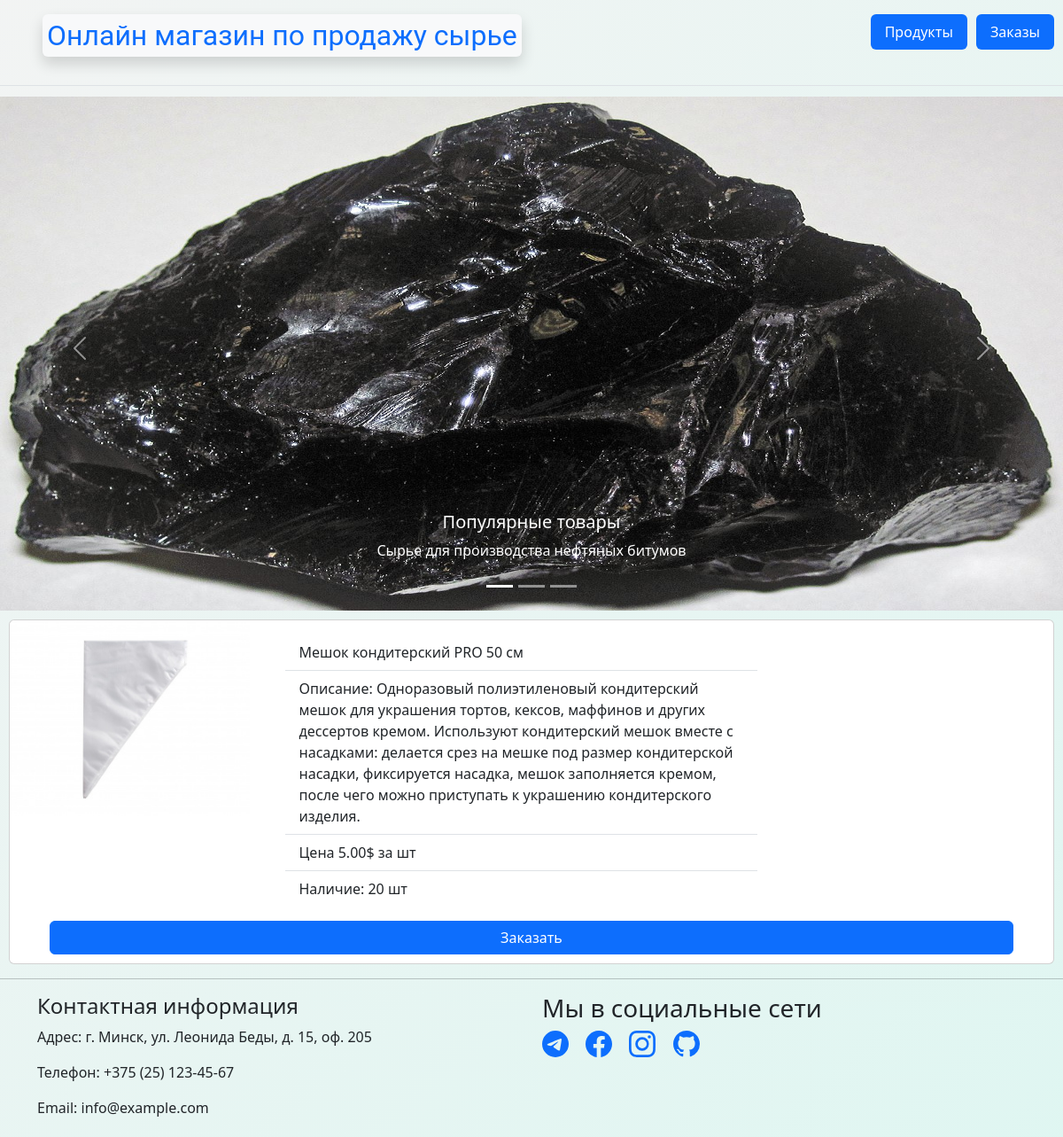
Page /products/2/ on the earlier database version.
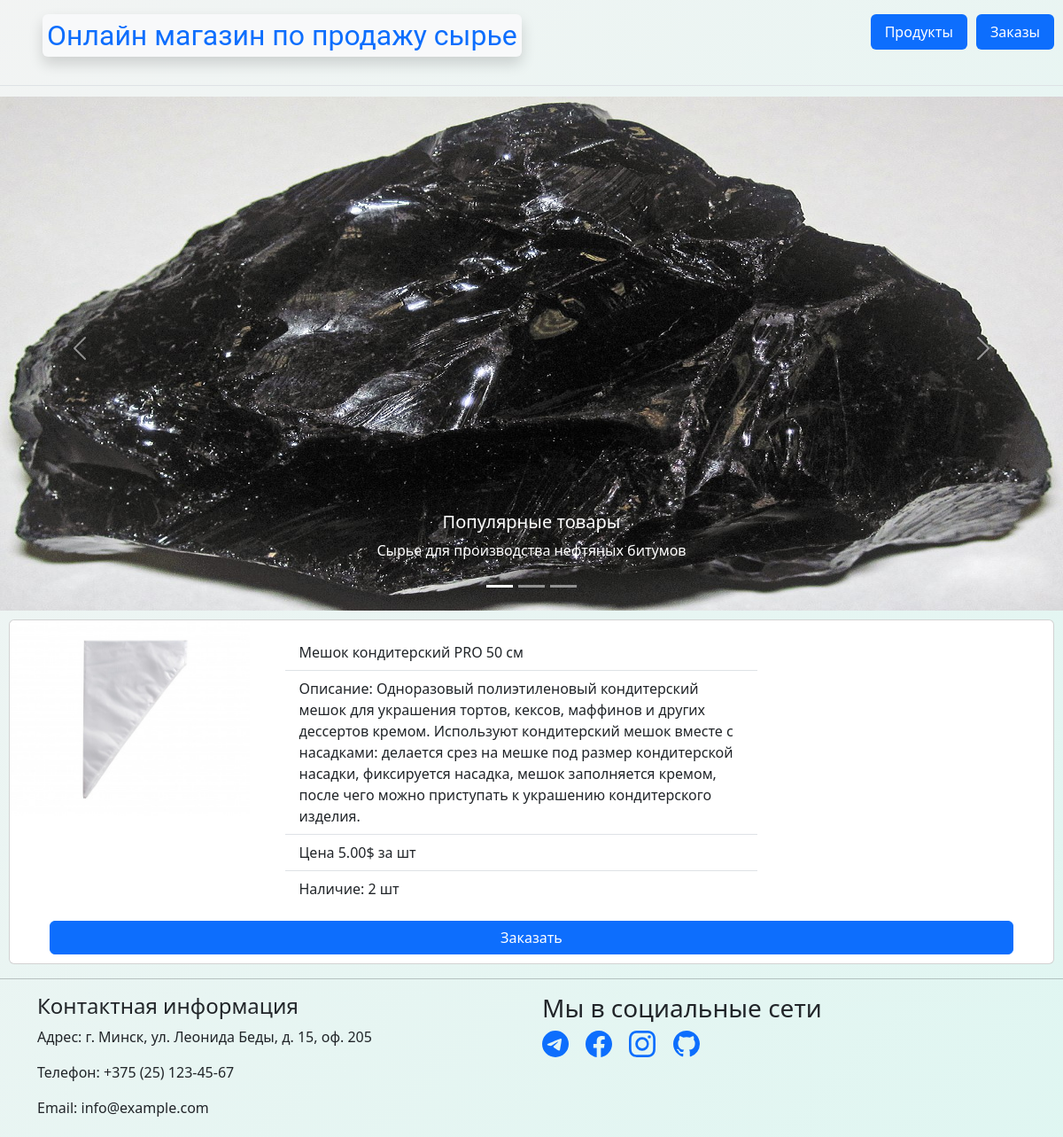
Same page on the later database version.
### app/models.py (models this page shows, shortened)
class Product(models.Model):
    name = models.CharField(max_length=255)
    description = models.TextField()
    price = models.DecimalField(max_digits=10, decimal_places=2)
    quantity = models.PositiveIntegerField()
    product_image = models.ImageField()
    class Meta:
        verbose_name = 'Продукт'
        verbose_name_plural = 'Продукты'

### app/views.py (the view)
# urls.py: path('products/<int:pk>/', ProductView.as_view(), name='product_detail'),
class ProductView(DetailView):
    model = Product
    template_name = 'app/product_detail.html'

### app/templates/app/product_detail.html (shortened to what this page needs)
{%extends './index.html'%}
{%load static%}
{%block main%}
<div class="card" style="margin: 10px;">
    <div class="row col-12">
        <div class="col-3">
            <img src="{{ product.product_image.url }}" class="img-fluid rounded-start" alt="...">
        </div>
        <div class="col-md-6">
            <div class="card-body">
                <ul class="list-group list-group-flush">
                    <li class="list-group-item">{{ product.name }}</li>
                    <li class="list-group-item">Описание: {{ product.description }}</li>
                    <li class="list-group-item">Цена {{product.price}}$ за шт</li>
                    <li class="list-group-item">Наличие: {{ product.quantity }} шт</li>
                </ul>
            </div>
        </div>
    </div>
        <a href="{% url 'app:create_order' %}" class="btn btn-primary " style="margin-left: 45px; margin-right: 45px; margin-bottom: 10px;">Заказать</a>
</div>
{%endblock%}

Differences in the rows shown:
changed Product "Мешок кондитерский PRO 50 см": quantity "20" → "2"
